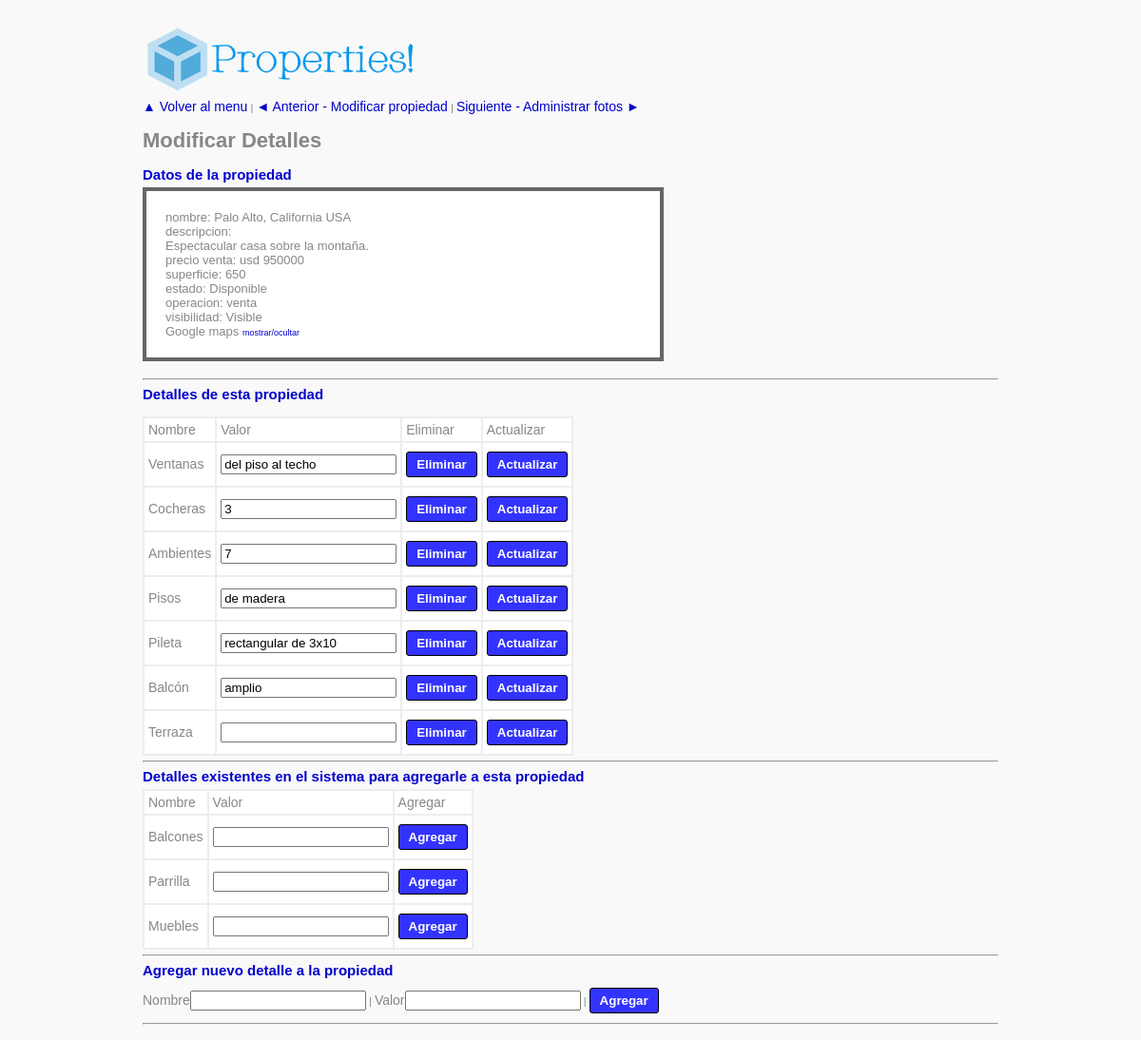
Page /modificar-detalles.php?idp=13 (signed in) on the committed database.
### tables this page shows
CREATE TABLE IF NOT EXISTS `propiedades` (
  `idpropiedad` int(11) NOT NULL AUTO_INCREMENT,
  `nombre` varchar(256) NOT NULL,
  `descripcion` varchar(1014) DEFAULT NULL,
  `moneda1` varchar(3) DEFAULT NULL,
  `moneda2` varchar(3) DEFAULT NULL,
  `precio1` int(11) DEFAULT NULL,
  `precio2` int(11) DEFAULT NULL,
  `superficie` int(11) DEFAULT NULL,
  `estado` varchar(30) DEFAULT NULL,
  `operacion` int(11) DEFAULT NULL,
  `visibilidad` varchar(30) DEFAULT NULL,
  `mapa` varchar(1024) DEFAULT NULL,
  `fotop` int(11) DEFAULT NULL,
  `plano` int(11) DEFAULT NULL,
  `fechaalta` datetime NOT NULL,
  `fechamod` datetime NOT NULL,
  PRIMARY KEY (`idpropiedad`)
);

CREATE TABLE IF NOT EXISTS `detalles` (
  `iddetalle` int(11) NOT NULL AUTO_INCREMENT,
  `nombre` varchar(256) NOT NULL,
  PRIMARY KEY (`iddetalle`)
);

CREATE TABLE IF NOT EXISTS `propxdetalles` (
  `idpd` int(11) NOT NULL AUTO_INCREMENT,
  `idpropiedad` int(11) NOT NULL,
  `iddetalle` int(11) NOT NULL,
  `valor` varchar(256) DEFAULT NULL,
  PRIMARY KEY (`idpd`)
);

### modificar-detalles.php (the view, shortened to what this page needs)
<?php
include ('classes.php');
echo startheaderadmin("Modificar propiedad");
echo endheaderadmin();
$conector = new Conector();
$conector->abrirbase(SERVER,DATABASE,DATABASEUSER,DATABASEPASSWORD);
if (isset($_GET['idp'])) {
	$_SESSION['propiedad'] = $conector->get_propiedad_db($_GET['idp']);
}
echo '
<div class="wrapper">
<div class="logo"><a href="admin.php"><img src="img/hm_logo.png" width="291" height="84" border="0" /></a></div>';
echo menu_mod($_SESSION['propiedad']->get_idpropiedad(),2);
echo "<h1>Modificar Detalles</h1>";
echo "<h2>Datos de la propiedad</h2>";
echo '<div id="detalles">';
echo "nombre: ".$_SESSION['propiedad']->get_nombre();
echo "<br/>";
echo "descripcion: ".$_SESSION['propiedad']->get_descripcion(1);
echo "<br/>";
if (($_SESSION['propiedad']->get_operacion()==2) or ($_SESSION['propiedad']->get_operacion()==3)) {
		echo "precio venta: ".$_SESSION['propiedad']->get_moneda2().' '.$_SESSION['propiedad']->get_precio2();
		echo "<br/>";
	}
echo "superficie: ".$_SESSION['propiedad']->get_superficie();
echo "<br/>";
echo "estado: ".$_SESSION['propiedad']->get_estado();
echo "<br/>";
echo "operacion: ".$_SESSION['propiedad']->get_operacionnombre();
echo "<br/>";
echo "visibilidad: ".$_SESSION['propiedad']->get_visibilidad();
echo "<br/>";
echo 'Google maps <a href="#" style="font-size:9px;" onclick="animatedcollapse.toggle(\'mapa\')">mostrar/ocultar</a>';
echo '</div>';
echo "<br/>";
echo "<hr/>";
echo "<h2>Detalles de esta propiedad</h2>";
echo '<form action="modificar-detalles.php" method="POST"  enctype="multipart/form-data">';
if ($_SESSION['propiedad']->get_detalle()!=NULL) {
$td= new Tabla();
$td->set_filas(count($_SESSION['propiedad']->get_detalle()));
$td->set_columnas(4);
$td->set_titulos(array ("Nombre","Valor","Eliminar","Actualizar"));
$i=0;
foreach ($_SESSION['propiedad']->get_detalle() as $d) {
	$columna[0][$i]=$d->get_nombre().'<input type="hidden" name="iddetalleprop'.$i.'" value="'.$d->get_iddetalle().'" />';
 	$columna[1][$i]='<input id="valordetallep'.$i.'" name="valordetallep'.$i.'" type="text" value="'.$d->get_valor().'" />';
	$columna[2][$i]='<input id="eliminar'.$i.'" name="eliminar'.$i.'" type="submit" class="button" value="Eliminar" />';
	$columna[3][$i]='<input id="actualizar'.$i.'" name="actualizar'.$i.'" class="button" type="submit" value="Actualizar" />';
	$i++;
}
$td->set__columnasinterior($columna);
echo $td->dibujar();
}
else {
	echo "La propiedad no posee detalles";
	echo '<input type="hidden" name="cantdetallesprop" value="0" />';
}
echo "<hr/>";
echo "<h2>Detalles existentes en el sistema para agregarle a esta propiedad</h2>";
if ($_SESSION['detalles']!=NULL) {
$td= new Tabla();
$td->set_filas(count($_SESSION['detalles']));
$td->set_columnas(3);
$td->set_titulos(array ("Nombre","Valor","Agregar"));
$i=0;
foreach ($_SESSION['detalles'] as $d) {
	$columna[0][$i]=$d->get_nombre();
	$columna[0][$i].='<input type="hidden" name="nombredetexist'.$i.'" value="'.$d->get_nombre().'" />';
 	$columna[1][$i]='<input id="valordetalle'.$i.'" name="valordetalle'.$i.'" type="text" value="" />';
 	$columna[2][$i]='<input type="hidden" name="iddetallesis'.$i.'" value="'.$d->get_iddetalle().'" />';
	$columna[2][$i].='<input id="agregar'.$i.'" name="agregar'.$i.'" type="submit" class="button" value="Agregar" />';
	$i++;
}
$td->set__columnasinterior($columna);
echo $td->dibujar();
}
else {
	echo "no hay detalles para elegir";
	echo '<input type="hidden" name="cantdetallesprop" value="0" />';
}
echo "<hr/>";
echo "<h2>Agregar nuevo detalle a la propiedad</h2>";
echo '<label for="name">Nombre</label>';
echo '<input id="nombre" name="nombre" type="text" value="'.$_SESSION['detalle']->get_nombre().'" />';
echo ' | ';
echo '<label for="name">Valor</label>';
echo '<input id="valor" name="valor" type="text" value="'.$_SESSION['detalle']->get_valor().'" />';
echo ' | ';
echo '<input id="crear" name="crear" class="button" type="submit" value="Agregar" />';
echo '<hr/>';
echo '</form>';
echo footeradmin();
?>

### classes.php (shortened to what this page needs)
<?php
include ('functions_hm.php');
class Propiedad {
   private $_idpropiedad;
   private $_nombre;
   private $_descripcion;
   private $_moneda2;
   private $_precio2;
   private $_superficie;
   private $_detalle=array();
   private $_estado;
   private $_operacion;
   private $_visibilidad;
  function set_idpropiedad($i) {
	$this->_idpropiedad=$i;
	}
  function get_idpropiedad() {
	return $this->_idpropiedad;
  }
   function get_nombre() {
	   return $this->_nombre;
	}
	function set_nombre($n) {
		$this->_nombre=$n;
	}
	function get_descripcion($s=0,$l=0) {
	if ($s==0) return $this->_descripcion;
		else {
			$desc="<strong>";
			$pos=strpos($this->_descripcion,"\r");
			$desc.=substr_replace($this->_descripcion,'</strong>', ($pos));
			$desc.="<br/>".substr($this->_descripcion,$pos);
			if ($l==0) return $desc;
				else {
					return substr($desc,0,$l+22);
				}
		}
	}
	function set_descripcion($s) {
		$this->_descripcion=$s;
	}
	function get_moneda2() {
	   return $this->_moneda2;
   }
	function set_moneda2($m) {
		$this->_moneda2=$m;
	}
	function get_precio2(){
		return $this->_precio2;
	}
	function set_precio2($p){
		$this->_precio2=$p;
	}
   function get_superficie() {
	   return $this->_superficie;
   }
	function set_superficie($s) {
		$this->_superficie=$s;
	}
	function get_estado() {
	   return $this->_estado;
   }
	function set_estado($e) {
		$this->_estado=$e;
	}
	function get_operacion() {
	   return $this->_operacion;
   }
   function get_operacionnombre(){
   		if ($this->_operacion==2) return 'venta';
   }
	function set_operacion($o) {
		$this->_operacion=$o;
	}
	function get_visibilidad() {
		return $this->_visibilidad;
	}
	function set_visibilidad($v) {
		$this->_visibilidad=$v;
	}
	function get_detalle() {
		return $this->_detalle;
	}
	function set_detalle($d) {
		$this->_detalle=$d;
	}
  }
 class Detalle {
	 private $_valor;
	 private $_nombre;
	 function get_nombre(){
		 return $this->_nombre;
	 }
	 function set_nombre($n){
		 $this->_nombre=trim($n);
	 }
	function get_valor(){
		 return $this->_valor;
	 }
	 function set_valor($v){
		 $this->_valor=$v;
	 }
}
class Conector {
		function get_detalles_db($idpropiedad) {
			$querytxt="select * from propxdetalles pd, detalles d where pd.idpropiedad=".$idpropiedad." and pd.iddetalle=d.iddetalle;";
			$q=mysql_query($querytxt);
			if (mysql_num_rows($q)==0) { return NULL; }
				else {
				$detalles = array();
				while ($datos=mysql_fetch_array($q)) {
					$d = new detalle();
					$d->set_iddetalle($datos['iddetalle']);
					$d->set_nombre($datos['nombre']);
					$d->set_valor($datos['valor']);
					$detalles[]=$d;
				}
				return $detalles;
				}
		}
		function get_propiedad_db($id,$safe=0) {
			$addsel="";
			$querytxt="select * from propiedades where idpropiedad=".$id.$addsel.";";
			$q=mysql_query($querytxt);
			if (mysql_num_rows($q)==0) return NULL;
				else {
					$data=mysql_fetch_array($q);
					$p = new Propiedad();
					$p->set_idpropiedad($data['idpropiedad']);
					$p->set_nombre($data['nombre']);
					$p->set_descripcion($data['descripcion']);
					$p->set_moneda1($data['moneda1']);
					$p->set_precio1($data['precio1']);
					$p->set_moneda2($data['moneda2']);
					$p->set_precio2($data['precio2']);
					$p->set_superficie($data['superficie']);
					$p->set_estado($data['estado']);
					$p->set_operacion($data['operacion']);
					$p->set_visibilidad($data['visibilidad']);
					$p->set_mapa($data['mapa']);
					$p->set_detalle($this->get_detalles_db($id));
					$p->set_foto($this->get_fotos_db($id));
					$p->set_video($this->get_videos_db($id));
					$p->set_fotop($data['fotop']);
					$p->set_plano($data['plano']);
					return $p;
				}
		}
		function get_fotos_db($idpropiedad) {
			$querytxt="select * from fotos f where f.idpropiedad=".$idpropiedad." order by f.idfoto;";
			$q=mysql_query($querytxt);
			$fotos=array();
				while ($datos=mysql_fetch_array($q)) {
					$d = new foto();
					$d->set_idfoto($datos['idfoto']);
					$fotos[]=$d;
				}
				return $fotos;
		}
		function get_videos_db($idpropiedad) {
			$querytxt="select * from videos v where v.idpropiedad=".$idpropiedad." order by v.idvideo;";
			$q=mysql_query($querytxt);
			$videos=array();
			while ($datos=mysql_fetch_array($q)) {
					$d = new video();
					$d->set_idvideo($datos['idvideo']);
					$d->set_url($datos['url']);
					$d->set_descripcion($datos['descripcion']);
					$videos[]=$d;
				}
				return $videos;
		}
}
class Tabla {
	private $_filas;
	private $_columnas;
	private $_titulos;
	private $_columnasinterior = array();
	function set_filas($f) {
		$this->_filas=$f;
		}
	function set_columnas($c) {
		$this->_columnas=$c;
	}
	function set_titulos($t) {
		$this->_titulos=$t;
	}
	function set__columnasinterior($c) {
		$this->_columnasinterior=$c;
	}
	function dibujar() {
		$r="<table border=1>";
		$r.="<tr>";
		for ($i=0;$i<$this->_columnas;$i++) {
			$r.="<td>";
			$r.=$this->_titulos[$i];
			$r.="</td>";
		}
		$r.="</tr>";
		for ($i=0;$i<$this->_filas;$i++) {
			$r.="<tr>";
			for ($j=0;$j<$this->_columnas;$j++) {
				$r.="<td>";
				$r.=$this->_columnasinterior[$j][$i];
				$r.="</td>";
			}
			$r.="</tr>";
		}
		$r.="</table>";
		return $r;
	}
}

### abm_style.css (style rules this page uses)
html, body { margin:0 auto; height:100%; font-family:Verdana, Arial, Helvetica, sans-serif; font-size:smaller; text-align:left; color:#878787; background-color:#f9f9f9; }
.wrapper { width:900px; padding-top:20px; clear:both; margin: auto; }
a { text-decoration:none; color:#0000cc; font-size:14px; }
table, td { border-color: #eeeded; border-style: solid; font-size:14px; }
table { border-width: 0 0 2px 2px; border-spacing: 0; border-collapse: collapse; }
td { margin: 0; padding: 4px; border-width: 2px 2px 0 0; background-color: #FFFFFF; }
h1 { font-size:22px; }
h2 { font-size:15px; margin:5px 0; color:#0000cc; }
.logo { width:100%; height:84px; display:block; }
form { padding:10px 0; }
form label { line-height:28px; font-size:14px; }
.button { background-color:#3333ff; color:#FFFFFF; -webkit-border-radius: 3px; -moz-border-radius: 3px; border-radius: 3px; font-weight:bold; margin:5px 0; padding:5px 10px; border:#000000 solid 1px; cursor:pointer; }
#detalles { background-color:#ffffff; border:4px #666666 solid; padding:20px; font-size:13px; width:500px; }

### rows in the picture
propiedades: nombre "Palo Alto, California USA", descripcion "Espectacular casa sobre la montaña.", moneda2 "usd", precio2 "950000", superficie "650", estado "Disponible", operacion "venta", visibilidad "Visible"
detalles: nombre "Ventanas"
propxdetalles: valor "del piso al techo"
detalles: nombre "Cocheras"
propxdetalles: valor "3"
detalles: nombre "Ambientes"
propxdetalles: valor "7"
detalles: nombre "Pisos"
propxdetalles: valor "de madera"
detalles: nombre "Pileta"
propxdetalles: valor "rectangular de 3x10"
detalles: nombre "Balcón"
propxdetalles: valor "amplio"
detalles: nombre "Terraza"
